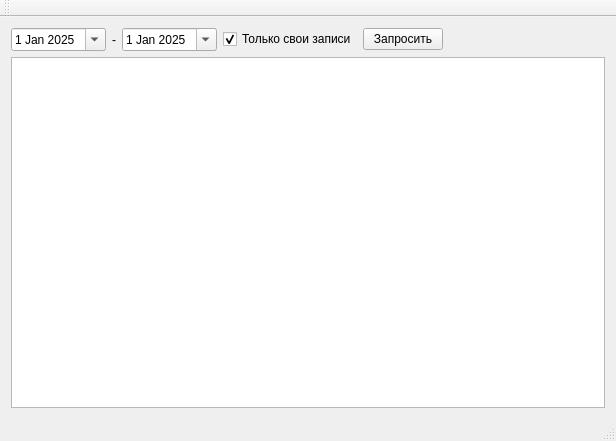
<?xml version="1.0" encoding="UTF-8"?>
<ui version="4.0">
 <class>HistoryWidgetClassClass</class>
 <widget class="QMainWindow" name="HistoryWidgetClassClass">
  <property name="geometry">
   <rect>
    <x>0</x>
    <y>0</y>
    <width>616</width>
    <height>441</height>
   </rect>
  </property>
  <property name="minimumSize">
   <size>
    <width>100</width>
    <height>100</height>
   </size>
  </property>
  <property name="baseSize">
   <size>
    <width>300</width>
    <height>300</height>
   </size>
  </property>
  <property name="windowTitle">
   <string>HistoryWidgetClass</string>
  </property>
  <widget class="QWidget" name="centralWidget">
   <property name="minimumSize">
    <size>
     <width>400</width>
     <height>400</height>
    </size>
   </property>
   <layout class="QFormLayout" name="formLayout">
    <item row="0" column="0">
     <layout class="QHBoxLayout" name="horizontalLayout">
      <property name="sizeConstraint">
       <enum>QLayout::SetFixedSize</enum>
      </property>
      <item>
       <widget class="QDateEdit" name="dateEdit">
        <property name="maximumDateTime">
         <datetime>
          <hour>23</hour>
          <minute>59</minute>
          <second>59</second>
          <year>2070</year>
          <month>12</month>
          <day>31</day>
         </datetime>
        </property>
        <property name="minimumDateTime">
         <datetime>
          <hour>0</hour>
          <minute>0</minute>
          <second>0</second>
          <year>2025</year>
          <month>1</month>
          <day>1</day>
         </datetime>
        </property>
        <property name="minimumDate">
         <date>
          <year>2025</year>
          <month>1</month>
          <day>1</day>
         </date>
        </property>
        <property name="calendarPopup">
         <bool>true</bool>
        </property>
        <property name="date">
         <date>
          <year>2025</year>
          <month>1</month>
          <day>1</day>
         </date>
        </property>
       </widget>
      </item>
      <item>
       <widget class="QLabel" name="label_2">
        <property name="text">
         <string>-</string>
        </property>
       </widget>
      </item>
      <item>
       <widget class="QDateEdit" name="dateEdit_2">
        <property name="maximumDateTime">
         <datetime>
          <hour>23</hour>
          <minute>59</minute>
          <second>59</second>
          <year>2070</year>
          <month>12</month>
          <day>31</day>
         </datetime>
        </property>
        <property name="minimumDateTime">
         <datetime>
          <hour>0</hour>
          <minute>0</minute>
          <second>0</second>
          <year>2025</year>
          <month>1</month>
          <day>1</day>
         </datetime>
        </property>
        <property name="calendarPopup">
         <bool>true</bool>
        </property>
       </widget>
      </item>
      <item>
       <widget class="QCheckBox" name="checkBox">
        <property name="text">
         <string>Только свои записи</string>
        </property>
        <property name="checked">
         <bool>true</bool>
        </property>
        <property name="tristate">
         <bool>false</bool>
        </property>
       </widget>
      </item>
      <item>
       <widget class="QPushButton" name="getButton">
        <property name="text">
         <string>Запросить</string>
        </property>
       </widget>
      </item>
     </layout>
    </item>
    <item row="1" column="0" colspan="2">
     <widget class="QTableWidget" name="tableWidget">
      <property name="minimumSize">
       <size>
        <width>100</width>
        <height>100</height>
       </size>
      </property>
     </widget>
    </item>
   </layout>
  </widget>
  <widget class="QMenuBar" name="menuBar">
   <property name="geometry">
    <rect>
     <x>0</x>
     <y>0</y>
     <width>616</width>
     <height>22</height>
    </rect>
   </property>
  </widget>
  <widget class="QToolBar" name="mainToolBar">
   <attribute name="toolBarArea">
    <enum>TopToolBarArea</enum>
   </attribute>
   <attribute name="toolBarBreak">
    <bool>false</bool>
   </attribute>
  </widget>
  <widget class="QStatusBar" name="statusBar"/>
 </widget>
 <layoutdefault spacing="6" margin="11"/>
 <resources/>
 <connections/>
</ui>
